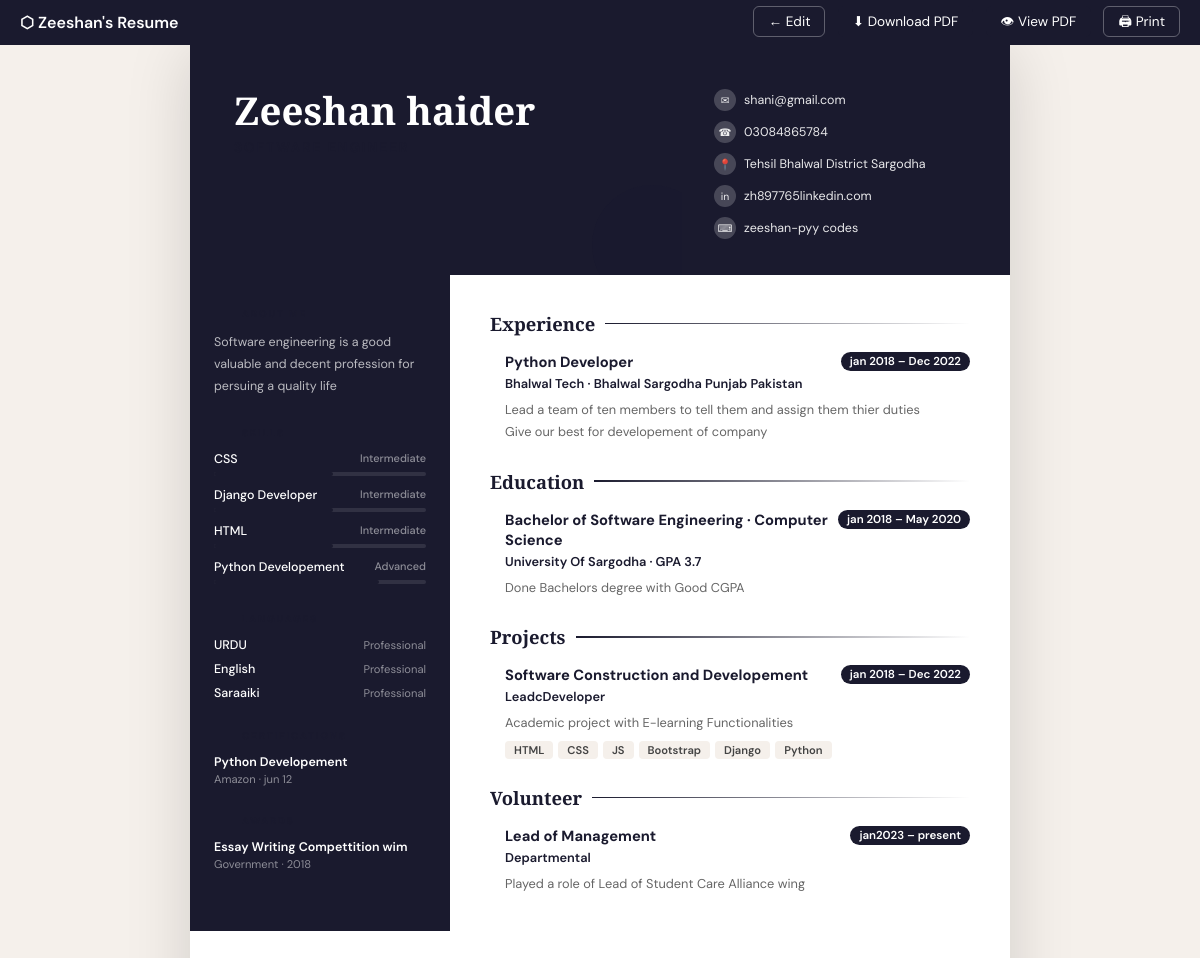
Screenshot of /resume/2/preview/ (signed in) with the database file from the repository.
### builder/models.py (models this page shows, shortened)
class Resume(models.Model):
    user         = models.ForeignKey(User, on_delete=models.CASCADE, related_name='resumes')
    title        = models.CharField(max_length=200, default='My Resume')
    template     = models.CharField(max_length=50, choices=TEMPLATE_CHOICES, default='modern')
    accent_color = models.CharField(max_length=20, choices=COLOR_CHOICES, default='#2c3e50')
    created_at   = models.DateTimeField(auto_now_add=True)
    updated_at   = models.DateTimeField(auto_now=True)
    full_name  = models.CharField(max_length=200, blank=True)
    job_title  = models.CharField(max_length=200, blank=True)
    email      = models.EmailField(blank=True)
    phone      = models.CharField(max_length=30, blank=True)
    location   = models.CharField(max_length=200, blank=True)
    website    = models.URLField(blank=True)
    linkedin   = models.CharField(max_length=200, blank=True)
    github     = models.CharField(max_length=200, blank=True)
    summary    = models.TextField(blank=True)
    photo      = models.ImageField(upload_to='profile_photos/', blank=True, null=True)
    class Meta:
        ordering = ['-updated_at']

class Skill(models.Model):
    LEVEL_CHOICES = [
        ('beginner',     'Beginner'),
        ('intermediate', 'Intermediate'),
        ('advanced',     'Advanced'),
        ('expert',       'Expert'),
    ]
    resume   = models.ForeignKey(Resume, on_delete=models.CASCADE, related_name='skills')
    name     = models.CharField(max_length=100)
    level    = models.CharField(max_length=20, choices=LEVEL_CHOICES, default='intermediate')
    category = models.CharField(max_length=100, blank=True)
    order    = models.PositiveIntegerField(default=0)
    class Meta:
        ordering = ['order', 'category', 'name']

class Language(models.Model):
    PROFICIENCY_CHOICES = [
        ('native',       'Native'),
        ('fluent',       'Fluent'),
        ('professional', 'Professional'),
        ('intermediate', 'Intermediate'),
        ('basic',        'Basic'),
    ]
    resume      = models.ForeignKey(Resume, on_delete=models.CASCADE, related_name='languages')
    name        = models.CharField(max_length=100)
    proficiency = models.CharField(max_length=20, choices=PROFICIENCY_CHOICES, default='professional')
    order       = models.PositiveIntegerField(default=0)
    class Meta:
        ordering = ['order']

class Certification(models.Model):
    resume        = models.ForeignKey(Resume, on_delete=models.CASCADE, related_name='certifications')
    name          = models.CharField(max_length=200)
    issuer        = models.CharField(max_length=200, blank=True)
    date          = models.CharField(max_length=20, blank=True)
    expiry_date   = models.CharField(max_length=20, blank=True)
    credential_id = models.CharField(max_length=200, blank=True)
    url           = models.URLField(blank=True)
    order         = models.PositiveIntegerField(default=0)
    class Meta:
        ordering = ['order']

class Award(models.Model):
    resume      = models.ForeignKey(Resume, on_delete=models.CASCADE, related_name='awards')
    title       = models.CharField(max_length=200)
    issuer      = models.CharField(max_length=200, blank=True)
    date        = models.CharField(max_length=20, blank=True)
    description = models.TextField(blank=True)
    order       = models.PositiveIntegerField(default=0)
    class Meta:
        ordering = ['order']

class WorkExperience(models.Model):
    resume     = models.ForeignKey(Resume, on_delete=models.CASCADE, related_name='work_experiences')
    company    = models.CharField(max_length=200)
    position   = models.CharField(max_length=200)
    location   = models.CharField(max_length=200, blank=True)
    start_date = models.CharField(max_length=20)
    end_date   = models.CharField(max_length=20, blank=True)
    is_current = models.BooleanField(default=False)
    description= models.TextField(blank=True)
    order      = models.PositiveIntegerField(default=0)
    class Meta:
        ordering = ['order', '-start_date']

class Education(models.Model):
    resume         = models.ForeignKey(Resume, on_delete=models.CASCADE, related_name='educations')
    institution    = models.CharField(max_length=200)
    degree         = models.CharField(max_length=200)
    field_of_study = models.CharField(max_length=200, blank=True)
    location       = models.CharField(max_length=200, blank=True)
    start_date     = models.CharField(max_length=20)
    end_date       = models.CharField(max_length=20, blank=True)
    is_current     = models.BooleanField(default=False)
    gpa            = models.CharField(max_length=20, blank=True)
    description    = models.TextField(blank=True)
    order          = models.PositiveIntegerField(default=0)
    class Meta:
        ordering = ['order', '-start_date']

class Project(models.Model):
    resume       = models.ForeignKey(Resume, on_delete=models.CASCADE, related_name='projects')
    name         = models.CharField(max_length=200)
    role         = models.CharField(max_length=200, blank=True)
    url          = models.URLField(blank=True)
    start_date   = models.CharField(max_length=20, blank=True)
    end_date     = models.CharField(max_length=20, blank=True)
    description  = models.TextField(blank=True)
    technologies = models.CharField(max_length=500, blank=True)
    order        = models.PositiveIntegerField(default=0)
    class Meta:
        ordering = ['order']

class VolunteerWork(models.Model):
    resume       = models.ForeignKey(Resume, on_delete=models.CASCADE, related_name='volunteer_works')
    organization = models.CharField(max_length=200)
    role         = models.CharField(max_length=200, blank=True)
    start_date   = models.CharField(max_length=20, blank=True)
    end_date     = models.CharField(max_length=20, blank=True)
    description  = models.TextField(blank=True)
    order        = models.PositiveIntegerField(default=0)
    class Meta:
        ordering = ['order']

### builder/views.py (the view)
# urls.py: path('resume/<int:pk>/preview/', views.resume_preview, name='resume_preview'),
@login_required
def resume_preview(request, pk):
    resume = get_object_or_404(Resume, pk=pk, user=request.user)
    template_name = f'builder/cv_templates/{resume.template}.html'
    context = _build_cv_context(resume)
    return render(request, template_name, context)

### builder/templates/builder/cv_templates/creative.html (shortened to what this page needs)
<!DOCTYPE html>
<html lang="en">
<head>
</head>
<body>
<div class="print-bar">
  <span style="font-weight:600">⬡ {{ resume.title }}</span>
  <div>
    <a href="{% url 'resume_edit' resume.pk %}">← Edit</a>
    <a href="{% url 'resume_pdf' resume.pk %}?download=true" class="btn-pdf">⬇ Download PDF</a>
<a href="{% url 'resume_pdf' resume.pk %}" target="_blank" class="btn-pdf">👁 View PDF</a>
    <a href="javascript:window.print()">🖨 Print</a>
  </div>
</div>
<div class="cv-wrap">
  <div class="cv-header">
    <div class="cv-header-left">
      <div class="cv-name">{{ resume.full_name }}</div>
      {% if resume.job_title %}<div class="cv-jobtitle">{{ resume.job_title }}</div>{% endif %}
    </div>
    <div class="cv-header-right">
      {% if resume.email %}<div class="contact-item"><div class="ci-icon">✉</div>{{ resume.email }}</div>{% endif %}
      {% if resume.phone %}<div class="contact-item"><div class="ci-icon">☎</div>{{ resume.phone }}</div>{% endif %}
      {% if resume.location %}<div class="contact-item"><div class="ci-icon">📍</div>{{ resume.location }}</div>{% endif %}
      {% if resume.linkedin %}<div class="contact-item"><div class="ci-icon">in</div>{{ resume.linkedin }}</div>{% endif %}
      {% if resume.github %}<div class="contact-item"><div class="ci-icon">⌨</div>{{ resume.github }}</div>{% endif %}
    </div>
  </div>
  <div class="cv-body">
    <aside class="cv-sidebar">
      {% if resume.summary %}
      <div class="sb-sec">
        <div class="sb-title">About Me</div>
        <p class="sb-summary">{{ resume.summary }}</p>
      </div>
      {% endif %}
      {% if skills %}
      <div class="sb-sec">
        <div class="sb-title">Skills</div>
        {% for sk in skills %}
        <div class="sb-skill">
          <div class="sb-skill-name">
            {{ sk.name }}
            <span class="sb-skill-lvl">{{ sk.get_level_display }}</span>
          </div>
          <div class="sb-bar">
            <div class="sb-fill" style="width:{% if sk.level == 'expert' %}100%{% elif sk.level == 'advanced' %}78%{% elif sk.level == 'intermediate' %}56%{% else %}35%{% endif %}"></div>
          </div>
        </div>
        {% endfor %}
      </div>
      {% endif %}
      {% if languages %}
      <div class="sb-sec">
        <div class="sb-title">Languages</div>
        {% for lang in languages %}
        <div class="sb-lang">
          <span class="sb-lang-name">{{ lang.name }}</span>
          <span class="sb-lang-lvl">{{ lang.get_proficiency_display }}</span>
        </div>
        {% endfor %}
      </div>
      {% endif %}
      {% if certifications %}
      <div class="sb-sec">
        <div class="sb-title">Certifications</div>
        {% for cert in certifications %}
        <div class="sb-cert">
          <div class="sb-cert-name">{{ cert.name }}</div>
          <div class="sb-cert-sub">{{ cert.issuer }}{% if cert.date %} · {{ cert.date }}{% endif %}</div>
        </div>
        {% endfor %}
      </div>
      {% endif %}
      {% if awards %}
      <div class="sb-sec">
        <div class="sb-title">Awards</div>
        {% for aw in awards %}
        <div class="sb-cert">
          <div class="sb-cert-name">{{ aw.title }}</div>
          <div class="sb-cert-sub">{% if aw.issuer %}{{ aw.issuer }} · {% endif %}{{ aw.date }}</div>
        </div>
        {% endfor %}
      </div>
      {% endif %}
    </aside>
    <main class="cv-main">
      {% if work_experiences %}
      <div class="section">
        <div class="sec-hdg">Experience</div>
        {% for exp in work_experiences %}
        <div class="entry">
          <div class="entry-top">
            <div>
              <div class="entry-title">{{ exp.position }}</div>
              <div class="entry-org">{{ exp.company }}{% if exp.location %} · {{ exp.location }}{% endif %}</div>
            </div>
            <div class="entry-date">{{ exp.start_date }} – {% if exp.is_current %}Now{% else %}{{ exp.end_date }}{% endif %}</div>
          </div>
          {% if exp.description %}<div class="entry-desc">{{ exp.description }}</div>{% endif %}
        </div>
        {% endfor %}
      </div>
      {% endif %}
      {% if educations %}
      <div class="section">
        <div class="sec-hdg">Education</div>
        {% for edu in educations %}
        <div class="entry">
          <div class="entry-top">
            <div>
              <div class="entry-title">{{ edu.degree }}{% if edu.field_of_study %} · {{ edu.field_of_study }}{% endif %}</div>
              <div class="entry-org">{{ edu.institution }}{% if edu.gpa %} · GPA {{ edu.gpa }}{% endif %}</div>
            </div>
            <div class="entry-date">{{ edu.start_date }} – {% if edu.is_current %}Now{% else %}{{ edu.end_date }}{% endif %}</div>
          </div>
          {% if edu.description %}<div class="entry-desc">{{ edu.description }}</div>{% endif %}
        </div>
        {% endfor %}
      </div>
      {% endif %}
      {% if projects %}
      <div class="section">
        <div class="sec-hdg">Projects</div>
        {% for proj in projects %}
        <div class="entry">
          <div class="entry-top">
            <div>
              <div class="entry-title">{{ proj.name }}</div>
              {% if proj.role %}<div class="entry-org">{{ proj.role }}</div>{% endif %}
            </div>
            {% if proj.start_date %}<div class="entry-date">{{ proj.start_date }}{% if proj.end_date %} – {{ proj.end_date }}{% endif %}</div>{% endif %}
          </div>
          {% if proj.description %}<div class="entry-desc">{{ proj.description }}</div>{% endif %}
          {% if proj.tech_list %}
<div class="tech-tags">{% for t in proj.tech_list %}<span class="tech-tag">{{ t }}</span>{% endfor %}</div>
{% endif %}
        </div>
        {% endfor %}
      </div>
      {% endif %}
      {% if volunteer_works %}
      <div class="section">
        <div class="sec-hdg">Volunteer</div>
        {% for vol in volunteer_works %}
        <div class="entry">
          <div class="entry-top">
            <div>
              <div class="entry-title">{% if vol.role %}{{ vol.role }}{% else %}Volunteer{% endif %}</div>
              <div class="entry-org">{{ vol.organization }}</div>
            </div>
            {% if vol.start_date %}<div class="entry-date">{{ vol.start_date }}{% if vol.end_date %} – {{ vol.end_date }}{% endif %}</div>{% endif %}
          </div>
          {% if vol.description %}<div class="entry-desc">{{ vol.description }}</div>{% endif %}
        </div>
        {% endfor %}
      </div>
      {% endif %}
    </main>
  </div>
</div>
</body>
</html>

### rows the page displays
Resume: title "Zeeshan's Resume", full_name "Zeeshan haider", email "shani@gmail.com", phone "03084865784", location "Tehsil Bhalwal District Sargodha", linkedin "zh897765linkedin.com", github "zeeshan-pyy codes", summary "Software engineering is a good valuable and decent profession for persuing a quality life"
Skill: name "CSS", level "Intermediate"
Skill: name "Django Developer", level "Intermediate"
Skill: name "HTML", level "Intermediate"
Skill: name "Python Developement", level "Advanced"
Language: name "URDU", proficiency "Professional"
Language: name "English", proficiency "Professional"
Language: name "Saraaiki", proficiency "Professional"
Certification: name "Python Developement", issuer "Amazon", date "jun 12"
Award: title "Essay Writing Compettition wim", issuer "Government", date "2018"
WorkExperience: position "Python Developer", company "Bhalwal Tech", location "Bhalwal Sargodha Punjab Pakistan", start_date "jan 2018", end_date "Dec 2022", description "Lead a team of ten members to tell them and assign them thier duties Give our best for developement of company"
Education: degree "Bachelor of Software Engineering", field_of_study "Computer Science", institution "University Of Sargodha", gpa "3.7", start_date "jan 2018", end_date "May 2020", description "Done Bachelors degree with Good CGPA"
Project: name "Software Construction and Developement", role "LeadcDeveloper", start_date "jan 2018", end_date "Dec 2022", description "Academic project with E-learning Functionalities", tech_list "HTML" "CSS" "JS" "Bootstrap" "Django" "Python"
VolunteerWork: role "Lead of Management", organization "Departmental", start_date "jan2023", end_date "present", description "Played a role of Lead of Student Care Alliance wing"
